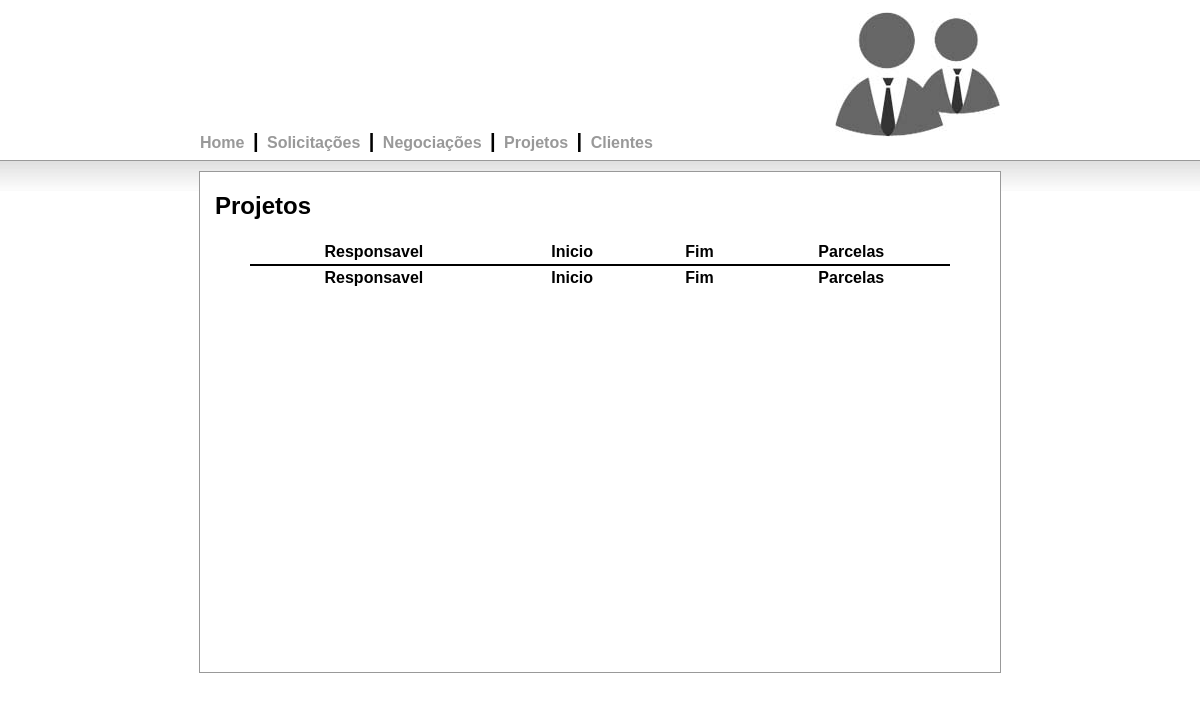
Before: /view/projetos.php with the older database file.
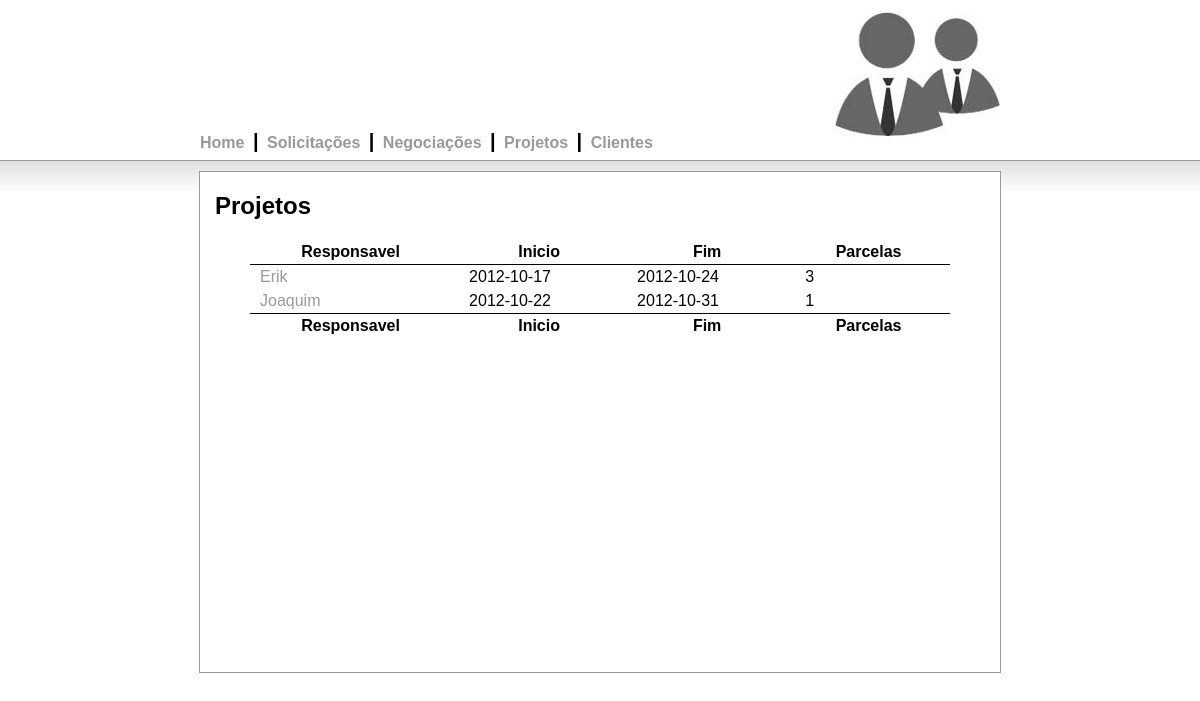
After: the same page with the newer database file.
### tables this page shows
CREATE TABLE IF NOT EXISTS `projetos` (
  `id` int(11) NOT NULL AUTO_INCREMENT,
  `id_negociacao` int(11) DEFAULT NULL,
  `data_inicio` date NOT NULL,
  `data_final` date NOT NULL,
  `parcelas` int(11) NOT NULL,
  PRIMARY KEY (`id`)
);

CREATE TABLE IF NOT EXISTS `negociacoes` (
  `id` int(11) NOT NULL AUTO_INCREMENT,
  `id_cliente` int(11) NOT NULL,
  `responsavel` varchar(50) NOT NULL,
  `proposta` varchar(20) NOT NULL,
  `reuniao` varchar(20) NOT NULL,
  `status` varchar(20) NOT NULL,
  `id_solicitação` int(11) NOT NULL,
  PRIMARY KEY (`id`)
);

### model/database.php (called while the page is built, shortened)
<?php
Class Database {
	private $db_name = "gerCli";
	private $username = "root";
	private $password = "";
	public function open_connection() {
		if($this->connection = mysql_connect("localhost",$this->username,$this->password)) {
			$select_db = mysql_select_db($this->db_name,$this->connection);
			if($select_db) {
				return true;
				}
			else {
				die("Database selection failed! ".mysql_error());
				}
			}
		}
	public function query($sql="") {
		$query = mysql_query($sql);
		return $query;
		}
	public function fetch_array($query) {
		$fecth = mysql_fetch_array($query);
		return $fecth;
		}
	}
	$database = new Database;
?>

### model/projeto.php (called while the page is built, shortened)
<?php
Class Projeto {
	public static $table_name = "projetos";
	public static function find_all() {
		$result_array = self::find_by_sql("SELECT * FROM ".self::$table_name." ");
		return $result_array;
		}
	public static function find_by_sql($sql="") {
		global $database;
		$query = $database->query($sql);
		$object_array = array();
		while ($row = $database->fetch_array($query)){
			$object_array[] = self::instantiate($row);
			}
		return $object_array;
		}
	public static function instantiate($record) {
		$object = new self;
		foreach ($record as $attribute => $value) {
			if($object->has_attribute($object,$attribute) ) {
				$object->$attribute = $value;
			}
		}
		return $object;
	}
	private function has_attribute($object,$attribute) {
		$attributes = get_object_vars($object);
		return array_key_exists($attribute,$attributes);
		}
}
?>

### model/negociacao.php (called while the page is built, shortened)
<?php
Class Negociacao {
	public static $table_name = "negociacoes";
	public static function find_by_id($id=0) {
		$result = self::find_by_sql("SELECT * FROM ".self::$table_name." WHERE id={$id} LIMIT 1");
		return empty($result) ? false : array_shift($result);
		}
	public static function find_by_sql($sql="") {
		global $database;
		$query = $database->query($sql);
		$object_array = array();
		while ($row = $database->fetch_array($query)){
			$object_array[] = self::instantiate($row);
			}
		return $object_array;
		}
	public static function instantiate($record) {
		$object = new self;
		foreach ($record as $attribute => $value) {
			if($object->has_attribute($object,$attribute) ) {
				$object->$attribute = $value;
			}
		}
		return $object;
	}
	private function has_attribute($object,$attribute) {
		$attributes = get_object_vars($object);
		return array_key_exists($attribute,$attributes);
		}
}
?>

### view/projetos.php (the view, shortened to what this page needs)
<?php
	require_once "../include/header.php";
	require_once "../model/negociacao.php";
	require_once "../model/projeto.php";
	require_once "../model/database.php";
?>
		<div id="body">
			<div id="center">
				<h2 >Projetos</h2>
				<div id="content">
					<table cellpadding="0" cellspacing="0" border="0" class="display" id="example">
						<thead>
							<tr>
								<th>Responsavel</th>
								<th>Inicio</th>
								<th>Fim</th>
								<th>Parcelas</th>
							</tr>
						</thead>
						<tbody>
						<?php
							$projetos = Projeto::find_all();
							foreach($projetos as $projeto) {
								$negociacao = Negociacao::find_by_id($projeto->id_negociacao);
									echo "<td>";
									echo "<a href='edit_projeto.php?id=$projeto->id'>$negociacao->responsavel</a>";
									echo "</td>";
									echo "<td>";
									echo $projeto->data_inicio;
									echo "</td>";
									echo "<td>";
									echo $projeto->data_final;
									echo "</td>";
									echo "<td>";
									echo $projeto->parcelas;
									echo "</td>";
							}
						?>
						</tbody>
						<tfoot>
						   <tr>
								<th>Responsavel</th>
								<th>Inicio</th>
								<th>Fim</th>
								<th>Parcelas</th>
							</tr>
						 </tfoot>
					</table>
				</div>
			</div>
		</div>
	</body>
</html>

Changed rows visible on the page:
added projetos: negociacoes.responsavel "Erik", data_inicio "2012-10-17", data_final "2012-10-24", parcelas "3"
added projetos: negociacoes.responsavel "Joaquim", data_inicio "2012-10-22", data_final "2012-10-31", parcelas "1"
